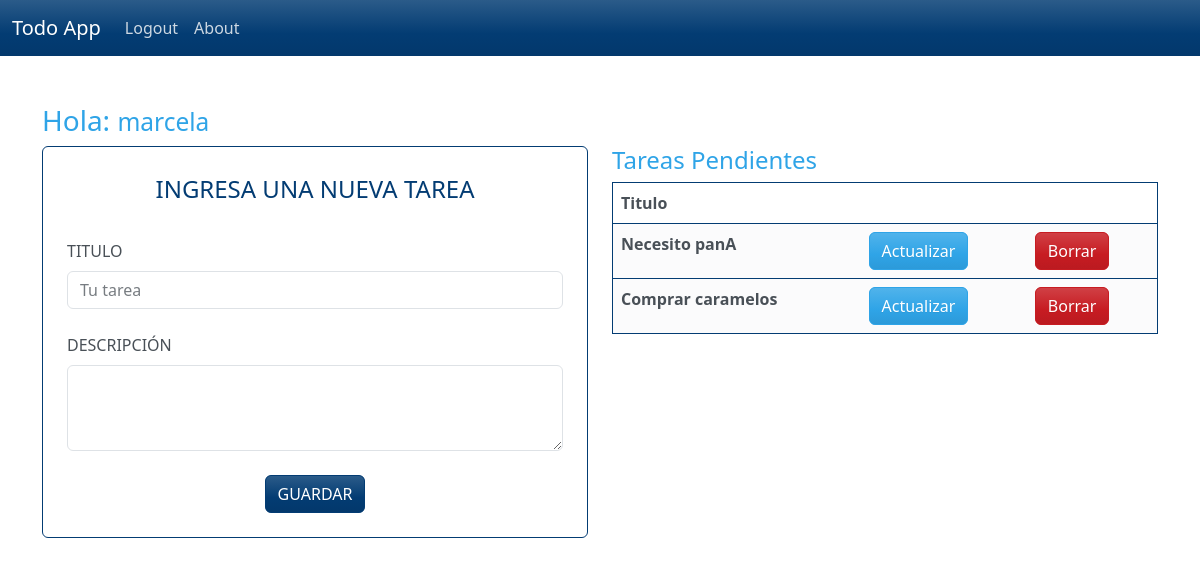
The page /tareas (signed in) on the database as committed earlier.
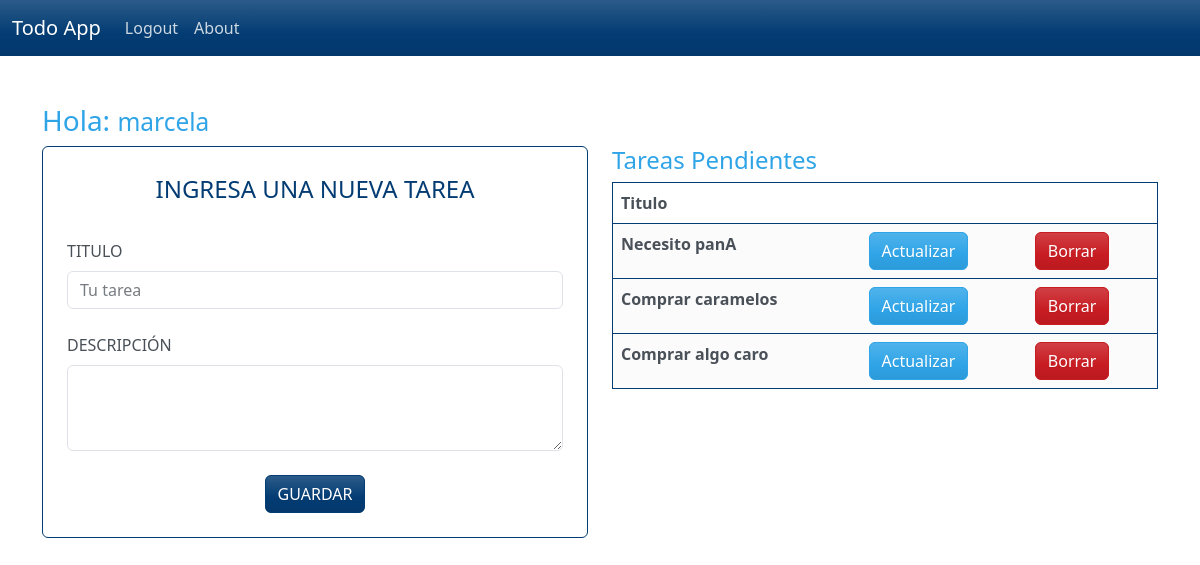
The same page on the database as committed later.
### tables this page shows
CREATE TABLE tareas (
                id INTEGER PRIMARY KEY AUTOINCREMENT,
                titulo TEXT NOT NULL,
                descripcion TEXT,
                fecha_creacion TEXT DEFAULT CURRENT_TIMESTAMP,
                user_id INTEGER NOT NULL,
                FOREIGN KEY (user_id) REFERENCES users(id) ON DELETE CASCADE
            );

### main.py (the view)
@app.route('/tareas', methods=["GET", "POST"])
def tareas():
    if 'user_id' not in session:
        return redirect(url_for('login'))
    tareas = []
    user_id = session['user_id']
    user_name = session['username']
    if 'user_id' not in session:
        return redirect(url_for('login'))
    if request.method == "POST":
        titulo = request.form['titulo'].strip()
        descripcion = request.form['descripcion'].strip()
        agregar_tarea(titulo,descripcion,user_id)
    tareas = buscar_tareas_por_user_id(user_id)
    print(tareas)
    return render_template('tareas.html',logged_in=True,user_name=user_name,tareas=tareas)

### database.py (called while the page is built)
def buscar_tareas_por_user_id(userid):
    with sqlite3.connect(DATABASE_PATH) as conn:
        conn.row_factory = sqlite3.Row #para que regrese un diccionario
        cursor = conn.cursor()
        cursor.execute("SELECT * FROM tareas WHERE user_id = ?",(userid,))
        tareas = cursor.fetchall()
        return tareas

### templates/tareas.html (shortened to what this page needs)
{% extends "base.html" %} {% block content %}
<div class="container mt-5">
  <div class="row">
    <h3>Hola: <small>{{user_name}}</small></h3>
  </div>
  <div class="row">
    <div class="col-12 col-md-6">
      <form method="post" class="border border-1 border-info p-4 rounded">
        <legend class="text-uppercase text-center text-info">
          Ingresa una nueva tarea
        </legend>
        <div class="row">
          <div>
            <label for="titulo" class="form-label mt-4 text-uppercase"
              >Titulo</label
            >
            <input
              type="text"
              class="form-control"
              id="titulo"
              name="titulo"
              placeholder="Tu tarea"
              autocomplete="off"
            />
          </div>
        </div>
        <div>
          <label for="exampleTextarea" class="text-uppercase form-label mt-4"
            >Descripción</label
          >
          <textarea
            class="form-control"
            name="descripcion"
            id="descripcion"
            rows="3"
          ></textarea>
        </div>
        <button
          class="btn btn-info text-uppercase mt-4 d-block mx-auto"
          type="submit"
        >
          Guardar
        </button>
      </form>
    </div>
    <div class="col-12 col-md-6">
        {% if tareas %}
            <h4>Tareas Pendientes</h4>
            <table class="table table-hover border border-1 border-info p-4">
            <thead>
                <tr>
                    <th scope="col">Titulo</th>
                    <th scope="col"></th>
                    <th scope="col"></th>
                </tr>
            </thead>
            {% for tarea in tareas %}
                <tr class="table-secondary border border-1 border-info p-4">
                <th scope="row">{{tarea['titulo']}}</th>
                <td><a class="btn btn-primary" href="{{ url_for('actulizar_tarea', id=tarea['id']) }}"">Actualizar</a></td>
                <td>
                    <form action="{{ url_for('borrar_tarea', id=tarea['id']) }}" method="POST" style="display:inline;">
                    <button class="btn btn-danger" type="submit">Borrar</button>
                </form>
                </td>
                </tr>
            {% endfor %}
            </table>
        {% else %}
             <p>NO Hay tareas</p>
        {% endif %}
    </div>
  </div>
</div>
{% endblock %}

### templates/base.html (shortened to what this page needs)
<!DOCTYPE html>
<html lang="en">
<head>
    <link rel="stylesheet" href="{{url_for('static',filename='bootstrap.css')}}">
</head>
<body>
    <nav class="navbar navbar-expand-lg bg-info" data-bs-theme="dark">
  <div class="container-fluid">
    <a class="navbar-brand" href="{{url_for('tareas')}}">Todo App</a>
    <div class="collapse navbar-collapse" id="navbarColor01">
      <ul class="navbar-nav me-auto">
        <li class="nav-item">
         {% if logged_in %}
            <a class="nav-link" href="{{url_for('cerrar_sesion')}}">Logout</a>
            {% else %}
            <a class="nav-link" href="{{url_for('login')}}">Login</a>
            <li class="nav-item">
            <a class="nav-link" href="{{url_for('registro')}}">Registro</a>
            </li>
          {% endif %}
        </li>
        <li class="nav-item">
          <a class="nav-link" href="#">About</a>
        </li>
      </ul>
    </div>
  </div>
</nav>
    {% block content %}
    {% endblock %}
</body>
</html>

Rows that differ between the two databases and show on the page:
added tareas: titulo "Comprar algo caro"
